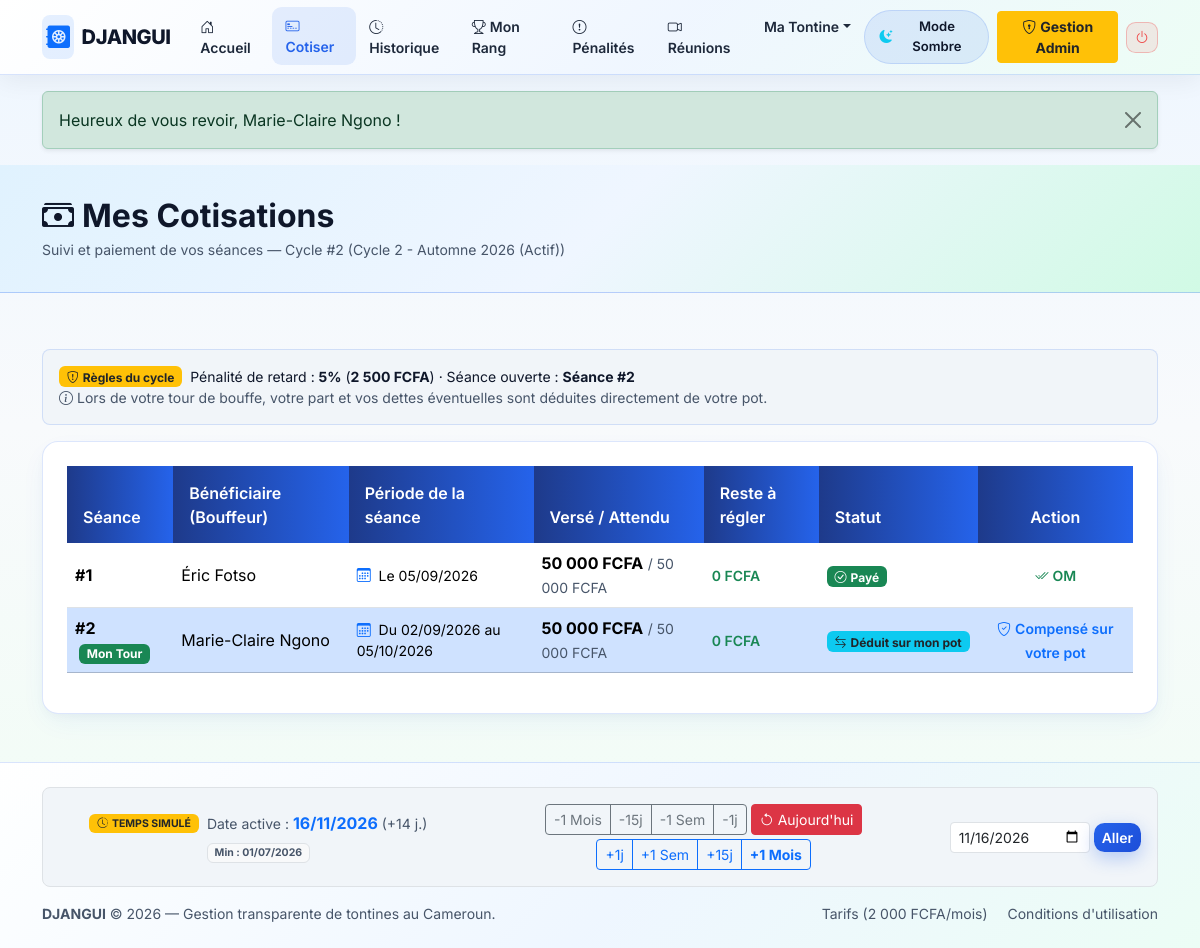
Screenshot of /member/contributions.php (signed in) with the database file from the repository.
### tables this page shows
CREATE TABLE cycles (
    id INT UNSIGNED AUTO_INCREMENT PRIMARY KEY,
    tontine_id INT UNSIGNED NOT NULL,
    numero_cycle INT UNSIGNED NOT NULL,
    titre VARCHAR(100) NOT NULL,
    montant_cotisation DECIMAL(12,2) NOT NULL,
    frequence ENUM('hebdo', 'bimensuel', 'mensuel') NOT NULL DEFAULT 'mensuel',
    montant_penalite_retard DECIMAL(12,2) NOT NULL DEFAULT 0.00,
    date_debut DATE NOT NULL,
    date_fin DATE DEFAULT NULL,
    statut ENUM('brouillon', 'actif', 'termine', 'annule') NOT NULL DEFAULT 'brouillon',
    date_tirage DATETIME DEFAULT NULL,
    tirage_verrouille TINYINT(1) NOT NULL DEFAULT 0,
    auteur_tirage_id INT UNSIGNED DEFAULT NULL,
    created_at DATETIME NOT NULL DEFAULT CURRENT_TIMESTAMP,

    CONSTRAINT uq_cycles_tontine_numero UNIQUE (tontine_id, numero_cycle),
    CONSTRAINT chk_cycles_montant CHECK (montant_cotisation > 0),
    CONSTRAINT chk_cycles_penalite CHECK (montant_penalite_retard >= 0),
    CONSTRAINT fk_cycles_tontine FOREIGN KEY (tontine_id) REFERENCES tontines(id) ON DELETE CASCADE ON UPDATE CASCADE,
    CONSTRAINT fk_cycles_auteur_tirage FOREIGN KEY (auteur_tirage_id) REFERENCES users(id) ON DELETE SET NULL ON UPDATE CASCADE,
    INDEX idx_cycles_tontine_statut (tontine_id, statut)
);

CREATE TABLE contributions (
    id INT UNSIGNED AUTO_INCREMENT PRIMARY KEY,
    cycle_member_id INT UNSIGNED NOT NULL COMMENT 'Le membre qui doit payer cette cotisation',
    beneficiaire_cycle_member_id INT UNSIGNED NOT NULL COMMENT 'Le bouffeur de cette seance qui recoit les fonds',
    numero_seance INT UNSIGNED NOT NULL,
    date_echeance DATE NOT NULL,
    montant_attendu DECIMAL(12,2) NOT NULL,
    montant_paye DECIMAL(12,2) NOT NULL DEFAULT 0.00,
    statut ENUM('en_attente', 'partiel', 'paye', 'en_retard') NOT NULL DEFAULT 'en_attente',
    created_at DATETIME NOT NULL DEFAULT CURRENT_TIMESTAMP,
    updated_at DATETIME NOT NULL DEFAULT CURRENT_TIMESTAMP ON UPDATE CURRENT_TIMESTAMP,

    CONSTRAINT uq_contrib_membre_seance UNIQUE (cycle_member_id, numero_seance),
    CONSTRAINT chk_contrib_attendu CHECK (montant_attendu > 0),
    CONSTRAINT chk_contrib_paye CHECK (montant_paye >= 0),
    CONSTRAINT fk_contrib_payeur FOREIGN KEY (cycle_member_id) REFERENCES cycle_members(id) ON DELETE CASCADE ON UPDATE CASCADE,
    CONSTRAINT fk_contrib_bouffeur FOREIGN KEY (beneficiaire_cycle_member_id) REFERENCES cycle_members(id) ON DELETE RESTRICT ON UPDATE CASCADE,
    INDEX idx_contrib_echeance_statut (date_echeance, statut),
    INDEX idx_contrib_bouffeur (beneficiaire_cycle_member_id)
);

### includes/functions.php (called while the page is built, shortened)
<?php
require_once __DIR__ . '/db.php';
function obtenir_decalage_temps(): int {
    $data = json_decode((string)@file_get_contents(SIM_CLOCK_FILE), true);
    return isset($data['offset_seconds']) ? (int)$data['offset_seconds'] : 0;
}
function temps_actuel(): int {
    return time() + obtenir_decalage_temps();
}
function date_actuelle(string $format = 'Y-m-d'): string {
    return date($format, temps_actuel());
}
function calculer_echeance_seance(string $date_debut_cycle, int $numero_seance, string $frequence): string {
    if ($numero_seance <= 1) {
        return date('Y-m-d', strtotime($date_debut_cycle));
    }
    $nb_periodes = $numero_seance - 1;
    $decalage = match ($frequence) {
        'hebdo'     => '+' . ($nb_periodes * 7) . ' days',
        'bimensuel' => '+' . ($nb_periodes * 15) . ' days',
        default     => '+' . $nb_periodes . ' months',
    };
    return date('Y-m-d', strtotime($date_debut_cycle . ' ' . $decalage));
}
function formater_periode_seance(string $date_debut_cycle, int $numero_seance, string $frequence, ?string $date_echeance = null): string {
    $ech = $date_echeance ?: calculer_echeance_seance($date_debut_cycle, $numero_seance, $frequence);
    if ($numero_seance <= 1) {
        return 'Le ' . date('d/m/Y', strtotime($ech));
    }
    $ech_precedente = calculer_echeance_seance($date_debut_cycle, $numero_seance - 1, $frequence);
    $debut_seance   = date('d/m/Y', strtotime($ech_precedente . ' +1 day'));
    return 'Du ' . $debut_seance . ' au ' . date('d/m/Y', strtotime($ech));
}
function obtenir_seance_ouverte_max(PDO $pdo, int $cycle_id): int {
    $stmt = $pdo->prepare("
        SELECT co.numero_seance,
               MIN(co.date_echeance) AS date_echeance,
               SUM(CASE WHEN co.cycle_member_id != co.beneficiaire_cycle_member_id AND co.montant_paye < co.montant_attendu THEN 1 ELSE 0 END) AS nb_impayes
        FROM contributions co
        INNER JOIN cycle_members cm ON cm.id = co.cycle_member_id
        WHERE cm.cycle_id = ?
        GROUP BY co.numero_seance
        ORDER BY co.numero_seance ASC
    ");
    $stmt->execute([$cycle_id]);
    $seances = $stmt->fetchAll();
    $aujourdhui = date_actuelle('Y-m-d');
    $seance_ouverte = 1;
    foreach ($seances as $s) {
        $num = (int)$s['numero_seance'];
        $ech = $s['date_echeance'];
        $impayes = (int)$s['nb_impayes'];
        $seance_ouverte = $num;
        $est_cloturee = ($impayes === 0) || (strtotime($aujourdhui) > strtotime($ech));
    }
    return $seance_ouverte;
}
function synchroniser_horloge_et_retards(PDO $pdo): void {
    $ts = temps_actuel();
    $pdo->exec("SET SESSION timestamp = " . (int)$ts);
    $pdo->exec("
        UPDATE contributions
        SET statut = CASE WHEN montant_paye > 0 THEN 'partiel' ELSE 'en_attente' END
        WHERE montant_paye < montant_attendu
          AND date_echeance >= CURDATE()
          AND statut = 'en_retard'
    ");
    $pdo->exec("
        DELETE p FROM penalties p
        INNER JOIN contributions co ON co.id = p.contribution_id
        WHERE p.statut = 'en_attente'
          AND p.type_operation = 'penalite'
          AND co.date_echeance >= CURDATE()
    ");
    $stmtCyclesActifs = $pdo->query("SELECT id, tontine_id FROM cycles WHERE statut = 'actif'");
    $cycles_actifs = $stmtCyclesActifs ? $stmtCyclesActifs->fetchAll() : [];
    foreach ($cycles_actifs as $cyc) {
        $cid = (int)$cyc['id'];
        $max_ouverte = obtenir_seance_ouverte_max($pdo, $cid);
    }
}
function e($texte) {
    return htmlspecialchars((string)$texte, ENT_QUOTES, 'UTF-8');
}
function format_fcfa($montant) {
    return number_format((float)$montant, 0, ',', ' ') . ' FCFA';
}
if (isset($pdo) && $pdo instanceof PDO) {
    synchroniser_horloge_et_retards($pdo);
}

### member/contributions.php (the view, shortened to what this page needs)
<?php
require_once __DIR__ . '/../includes/db.php';
require_once __DIR__ . '/../includes/functions.php';
$tontine_id = (int)$_SESSION['tontine_id'];
$user_id    = (int)$_SESSION['user_id'];
$stmtCycle = $pdo->prepare("SELECT * FROM cycles WHERE tontine_id = ? AND statut = 'actif' LIMIT 1");
$stmtCycle->execute([$tontine_id]);
$cycle = $stmtCycle->fetch();
$mon_cycle_member   = null;
$seance_max_ouverte = 1;
if ($cycle) {
    $cid = (int)$cycle['id'];
    $seance_max_ouverte = obtenir_seance_ouverte_max($pdo, $cid);
    $stmtCM = $pdo->prepare("SELECT * FROM cycle_members WHERE cycle_id = ? AND user_id = ? LIMIT 1");
    $stmtCM->execute([$cid, $user_id]);
    $mon_cycle_member = $stmtCM->fetch();
}
$montant_cotis_cycle = $cycle ? (float)$cycle['montant_cotisation'] : 0.0;
$penalite_montant    = $cycle ? (float)($cycle['montant_penalite_retard'] ?? 0) : 0.0;
$pourcentage_penalite = ($cycle && $montant_cotis_cycle > 0)
    ? round(($penalite_montant / $montant_cotis_cycle) * 100, 1)
    : 0.0;
if ($cycle && $mon_cycle_member) {
    $stmtSeances = $pdo->prepare("
        SELECT
            c.id AS contribution_id,
            c.cycle_member_id,
            c.beneficiaire_cycle_member_id,
            c.numero_seance,
            c.date_echeance,
            c.montant_attendu,
            c.montant_paye,
            c.statut AS statut_contrib,
            u_ben.nom_complet AS ben_nom,
            (SELECT p.mode_paiement FROM payments p WHERE p.contribution_id = c.id AND p.statut_paiement = 'valide' ORDER BY p.id DESC LIMIT 1) AS mode_paiement,
            (SELECT COALESCE(SUM(pen.montant), 0) FROM penalties pen WHERE pen.contribution_id = c.id AND pen.type_operation = 'penalite' AND pen.statut = 'en_attente') AS penalite_seance_attente
        FROM contributions c
        JOIN cycle_members cm_bouffeur ON cm_bouffeur.id = c.beneficiaire_cycle_member_id
        JOIN users u_ben ON u_ben.id = cm_bouffeur.user_id
        WHERE c.cycle_member_id = ?
        ORDER BY c.numero_seance ASC
    ");
    $stmtSeances->execute([(int)$mon_cycle_member['id']]);
    $seances = $stmtSeances->fetchAll();
}
require_once __DIR__ . '/../includes/header.php';
require_once __DIR__ . '/../includes/navbar.php';
?>
<div class="page-header-dark">
    <div class="container">
        <h2 class="fw-bold mb-1"><i class="bi bi-cash-stack me-2"></i>Mes Cotisations</h2>
        <p class="text-muted mb-0 small">
            Suivi et paiement de vos séances — Cycle <?= $cycle ? '#' . (int)$cycle['numero_cycle'] . ' (' . e($cycle['titre']) . ')' : '—' ?>
        </p>
    </div>
</div>
<div class="container pb-5">
    <?php if (!$cycle): ?>
        <div class="card card-djangui hover-lift p-4 text-center mt-4">
            <i class="bi bi-info-circle display-4 text-muted"></i>
            <h5 class="mt-3">Aucun cycle actif</h5>
            <p class="text-muted">Les cotisations ne sont pas encore ouvertes pour le moment.</p>
        </div>
    <?php else: ?>
        <div class="d-flex flex-wrap justify-content-between align-items-center mt-4 mb-3 p-3 rounded-3 box-adaptive">
            <div class="d-flex align-items-center gap-2">
                <span class="badge bg-warning text-dark"><i class="bi bi-shield-exclamation me-1"></i>Règles du cycle</span>
                <span class="small">
                    Pénalité de retard : <strong><?= $pourcentage_penalite ?>%</strong> (<strong><?= format_fcfa($penalite_montant) ?></strong>) ·
                    Séance ouverte : <strong>Séance #<?= $seance_max_ouverte ?></strong>
                </span>
            </div>
            <div class="small text-muted mt-2 mt-md-0">
                <i class="bi bi-info-circle me-1"></i>Lors de votre tour de bouffe, votre part et vos dettes éventuelles sont déduites directement de votre pot.
            </div>
        </div>
        <div class="card card-djangui p-4">
            <div class="table-responsive">
                <table class="table table-djangui align-middle">
                    <thead>
                        <tr>
                            <th>Séance</th>
                            <th>Bénéficiaire (Bouffeur)</th>
                            <th>Période de la séance</th>
                            <th>Versé / Attendu</th>
                            <th>Reste à régler</th>
                            <th>Statut</th>
                            <th class="text-center">Action</th>
                        </tr>
                    </thead>
                    <tbody>
                        <?php
                        $aujourdhui = date_actuelle('Y-m-d');
                        foreach ($seances as $s):
                            $num_s          = (int)$s['numero_seance'];
                            $est_mon_tour   = ((int)$s['cycle_member_id'] === (int)$s['beneficiaire_cycle_member_id']);
                            $deja_paye      = ($s['statut_contrib'] === 'paye' || (float)$s['montant_paye'] >= (float)$s['montant_attendu']);
                            $date_ech       = strtotime($s['date_echeance']);
                            $en_retard      = (!$deja_paye && !$est_mon_tour && $date_ech < strtotime($aujourdhui));
                            $est_verrouillee = ($num_s > $seance_max_ouverte);
                            $periode_label   = formater_periode_seance($cycle['date_debut'], $num_s, $cycle['frequence'], $s['date_echeance']);
                        ?>
                        <tr class="<?= $est_mon_tour ? 'table-primary bg-opacity-10' : '' ?>">
                            <td class="fw-bold">
                                #<?= $num_s ?>
                                <?php if ($est_mon_tour): ?>
                                    <span class="badge bg-success ms-1">Mon Tour</span>
                                <?php endif; ?>
                            </td>
                            <td><?= e($s['ben_nom']) ?></td>
                            <td class="small">
                                <i class="bi bi-calendar3 me-1 text-primary"></i>
                                <?= e($periode_label) ?>
                            </td>
                            <td>
                                <strong><?= format_fcfa($s['montant_paye']) ?></strong>
                                <span class="text-muted small">/ <?= format_fcfa($s['montant_attendu']) ?></span>
                            </td>
                            <td>
                                <?php if ($deja_paye): ?>
                                    <span class="text-success small fw-semibold">0 FCFA</span>
                                <?php endif; ?>
                            </td>
                            <td>
                                <?php if ($est_mon_tour && $deja_paye): ?>
                                    <span class="badge bg-info text-dark"><i class="bi bi-arrow-left-right me-1"></i>Déduit sur mon pot</span>
                                <?php elseif ($deja_paye): ?>
                                    <span class="badge bg-success"><i class="bi bi-check-circle me-1"></i>Payé</span>
                                <?php elseif ($est_verrouillee): ?>
                                    <span class="badge bg-secondary"><i class="bi bi-lock-fill me-1"></i>Séance #<?= $num_s - 1 ?> non clôturée</span>
                                <?php elseif ($en_retard): ?>
                                    <span class="badge bg-danger"><i class="bi bi-exclamation-triangle me-1"></i>En retard</span>
                                <?php elseif ((float)$s['montant_paye'] > 0): ?>
                                    <span class="badge bg-warning text-dark"><i class="bi bi-pie-chart me-1"></i>Partiel</span>
                                <?php else: ?>
                                    <span class="badge bg-primary"><i class="bi bi-clock me-1"></i>Ouverte</span>
                                <?php endif; ?>
                            </td>
                            <td class="text-center">
                                <?php if ($est_mon_tour): ?>
                                    <span class="text-primary small fw-semibold">
                                        <i class="bi bi-shield-check me-1"></i>Compensé sur votre pot
                                    </span>
                                <?php elseif ($deja_paye): ?>
                                    <span class="text-success small fw-semibold">
                                        <i class="bi bi-check2-all me-1"></i><?= e(strtoupper($s['mode_paiement'] ?: 'RÉGLÉ')) ?>
                                    </span>
                                <?php elseif ($est_verrouillee): ?>
                                    <button type="button" class="btn btn-sm btn-outline-secondary" disabled title="Attendez la clôture de la séance précédente">
                                        <i class="bi bi-lock-fill me-1"></i>Verrouillé
                                    </button>
                                <?php endif; ?>
                            </td>
                        </tr>
                        <?php
                        endforeach;
                        ?>
                    </tbody>
                </table>
            </div>
        </div>
    <?php endif; ?>
</div>
<?php require_once __DIR__ . '/../includes/footer.php'; ?>

### rows the page displays
cycles: numero_cycle "2", titre "Cycle 2 - Automne 2026 (Actif)", pourcentage_penalite "5", montant_penalite_retard "2 500 FCFA", periode_label "Le 05/09/2026", periode_label "Du 02/09/2026 au 05/10/2026"
contributions: numero_seance "1", ben_nom "Éric Fotso", montant_paye "50 000 FCFA", montant_attendu "50 000 FCFA", statut "0 FCFA", mode_paiement "OM"
contributions: numero_seance "2", shows "Mon Tour", ben_nom "Marie-Claire Ngono", montant_paye "50 000 FCFA", montant_attendu "50 000 FCFA", statut "0 FCFA", shows "Compensé sur votre pot"

### other values shown
$_SESSION['flash_texte'] "Heureux de vous revoir, Marie-Claire Ngono !"
$seance_max_ouverte "2"
$date_sim_str "16/11/2026"
$jours_ecart "14"
$date_min_str "01/07/2026"
date_actuelle('Y') "2026"
